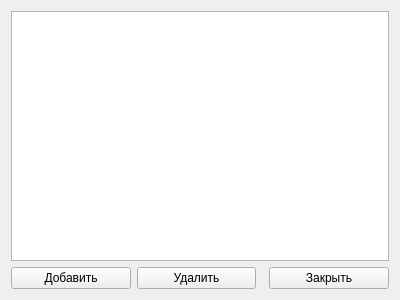
<?xml version="1.0" encoding="UTF-8"?>
<ui version="4.0">
    <class>ModelsForm</class>
    <widget class="QWidget" name="ModelsForm">
        <property name="geometry">
            <rect>
                <x>0</x>
                <y>0</y>
                <width>400</width>
                <height>300</height>
            </rect>
        </property>
        <property name="windowTitle">
            <string>Form</string>
        </property>
        <layout class="QVBoxLayout" name="verticalLayout">
            <item>
                <widget class="QTableView" name="tableView">
                    <property name="alternatingRowColors">
                        <bool>true</bool>
                    </property>
                </widget>
            </item>
            <item>
                <layout class="QHBoxLayout" name="horizontalLayout">
                    <item>
                        <widget class="QPushButton" name="btnAdd">
                            <property name="text">
                                <string>Добавить</string>
                            </property>
                        </widget>
                    </item>
                    <item>
                        <widget class="QPushButton" name="btnDelete">
                            <property name="text">
                                <string>Удалить</string>
                            </property>
                        </widget>
                    </item>
                    <item>
                        <spacer name="horizontalSpacer">
                            <property name="orientation">
                                <enum>Qt::Horizontal</enum>
                            </property>
                        </spacer>
                    </item>
                    <item>
                        <widget class="QPushButton" name="btnClose">
                            <property name="text">
                                <string>Закрыть</string>
                            </property>
                        </widget>
                    </item>
                </layout>
            </item>
        </layout>
    </widget>
    <resources/>
    <connections/>
</ui>
